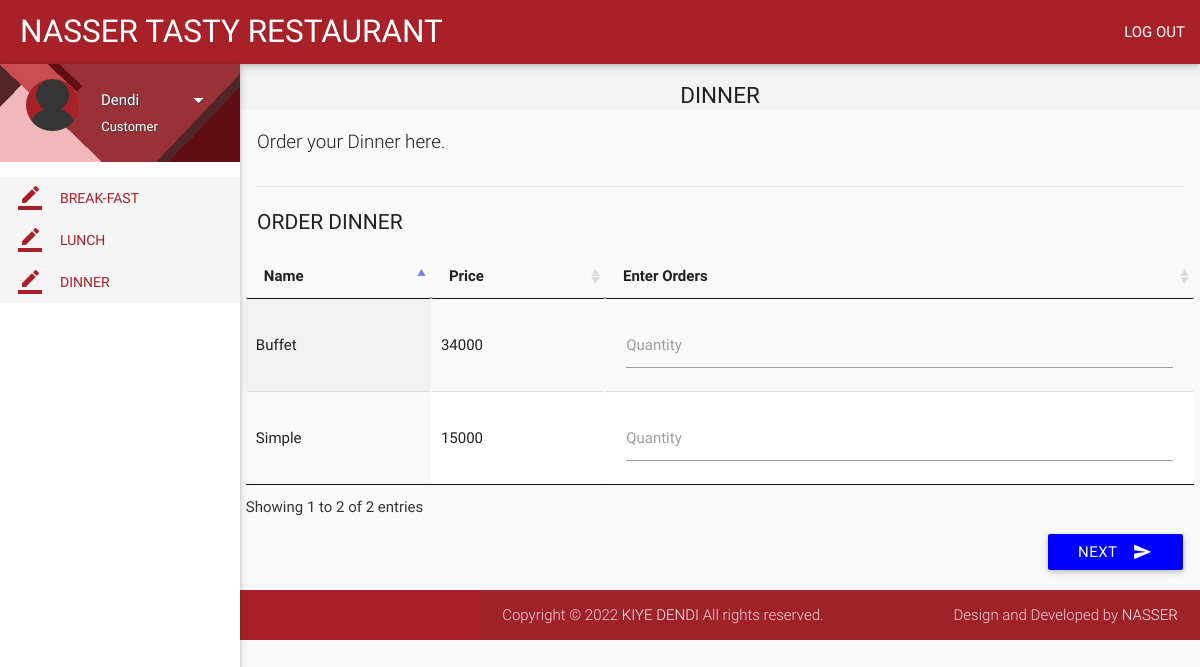
/dinner.php (signed in), run on the app's committed database.
### tables this page shows
CREATE TABLE `items` (
  `id` int(11) NOT NULL,
  `name` varchar(70) NOT NULL,
  `price` int(11) NOT NULL,
  `deleted` tinyint(4) NOT NULL DEFAULT '0',
  `foodtype` varchar(700) NOT NULL
);

### includes/connect.php (called while the page is built, shortened)
<?php
$name = $_SESSION['name'];
$role = $_SESSION['role'];
?>

### dinner.php (the view, shortened to what this page needs)
<?php
include 'includes/connect.php';
	if($_SESSION['customer_sid']==session_id())
	{
		?>
<!DOCTYPE html>
<html lang="en">
<head>
  <link href="css/materialize.min.css" type="text/css" rel="stylesheet" media="screen,projection">
  <link href="css/style.min.css" type="text/css" rel="stylesheet" media="screen,projection">
  <link href="css/custom/custom.min.css" type="text/css" rel="stylesheet" media="screen,projection">
  <link href="js/plugins/perfect-scrollbar/perfect-scrollbar.css" type="text/css" rel="stylesheet" media="screen,projection">
  <link href="js/plugins/data-tables/css/jquery.dataTables.min.css" type="text/css" rel="stylesheet" media="screen,projection">
</head>
<body>
  <header id="header" class="page-topbar">
        <div class="navbar-fixed">
            <nav class="navbar-color">
                <div class="nav-wrapper">
                    <ul class="left">
                     <li><h1 class="logo-wrapper"><a href="index.php" class="brand-logo darken-1">NASSER TASTY RESTAURANT</a> <span class="logo-text"></span></h1></li>
                    </ul>
                    <ul class="right hide-on-med-and-down">
                        <li><a href="#" class="waves-effect waves-block waves-light"><a href="routers/logout.php">LOG OUT</i></a>
                        </li>
                    </ul>
                </div>
            </nav>
        </div>
  </header>
  <div id="main">
    <div class="wrapper">
      <aside id="left-sidebar-nav">
        <ul id="slide-out" class="side-nav fixed leftside-navigation">
            <li class="user-details cyan darken-2">
            <div class="row">
                <div class="col col s4 m4 l4">
                    <img src="images/avatar.jpg" alt="" class="circle responsive-img valign profile-image">
                </div>
                <div class="col col s8 m8 l8">
                    <a class="btn-flat dropdown-button waves-effect waves-light white-text profile-btn" href="#" data-activates="profile-dropdown"><?php echo $name;?> <i class="mdi-navigation-arrow-drop-down right"></i></a>
                    <p class="user-roal"><?php echo $role;?></p>
                </div>
            </div>
            </li>
            <li class="bold active"><a href="breakfast.php" class="waves-effect waves-cyan"><i class="mdi-editor-border-color"></i> BREAK-FAST</a>
            </li>
 <li class="bold active"><a href="lunch.php" class="waves-effect waves-cyan"><i class="mdi-editor-border-color"></i> LUNCH</a>
            </li>
 <li class="bold active"><a href="dinner.php" class="waves-effect waves-cyan"><i class="mdi-editor-border-color"></i> DINNER</a>
            </li>
        </ul>
        </aside>
      <section id="content">
        <div id="breadcrumbs-wrapper">
          <div class="container">
            <div class="row">
              <div class="col s12 m12 l12">
                <h5 class="breadcrumbs-title"><center>DINNER</center></h5>
              </div>
            </div>
          </div>
        </div>
        <div class="container">
          <p class="caption">Order your Dinner here.</p>
          <div class="divider"></div>
		  <form class="formValidate" id="formValidate" method="post" action="place-order.php" novalidate="novalidate">
            <div class="row">
              <div class="col s12 m4 l3">
                <h4 class="header">Order Dinner</h4>
              </div>
              <div>
                  <table id="data-table-customer" class="responsive-table display" cellspacing="0">
                    <thead>
                      <tr>
                        <th>Name</th>
                        <th>Price </th>
                        <th>Enter Orders</th>
                      </tr>
                    </thead>
                    <tbody>
				<?php
				$result = mysqli_query($con, "SELECT * FROM items where foodtype = 'dinner';");
				while($row = mysqli_fetch_array($result))
				{
					echo '<tr><td>'.$row["name"].'</td><td>'.$row["price"].'</td>';
					echo '<td><div class="input-field col s12"><label for='.$row["id"].' class="">Quantity</label>';
					echo '<input id="'.$row["id"].'" name="'.$row['id'].'" type="text" data-error=".errorTxt'.$row["id"].'"><div class="errorTxt'.$row["id"].'"></div></td></tr>';
				}
				?>
                    </tbody>
</table>
              </div>
			  <div>
			  <div class="input-field col s12">
                              <button class="btn cyan waves-effect waves-light right" type="submit" name="action">NEXT
                                <i class="mdi-content-send right"></i>
                              </button>
                            </div>
            </div>
			</form>
          </div>
        </div>
  </div>
  <footer class="page-footer">
    <div class="footer-copyright">
      <div class="container">
        <span>Copyright © 2022 <a class="grey-text text-lighten-4" href="#" target="_blank">KIYE DENDI</a> All rights reserved.</span>
        <span class="right"> Design and Developed by <a class="grey-text text-lighten-4" href="#">NASSER</a></span>
        </div>
    </div>
  </footer>
</body>
</html>
<?php
	}
?>

### data on the page
items: name "Simple", price "15000"
items: name "Buffet", price "34000"

### other printed values
$name "Dendi"
$role "Customer"
